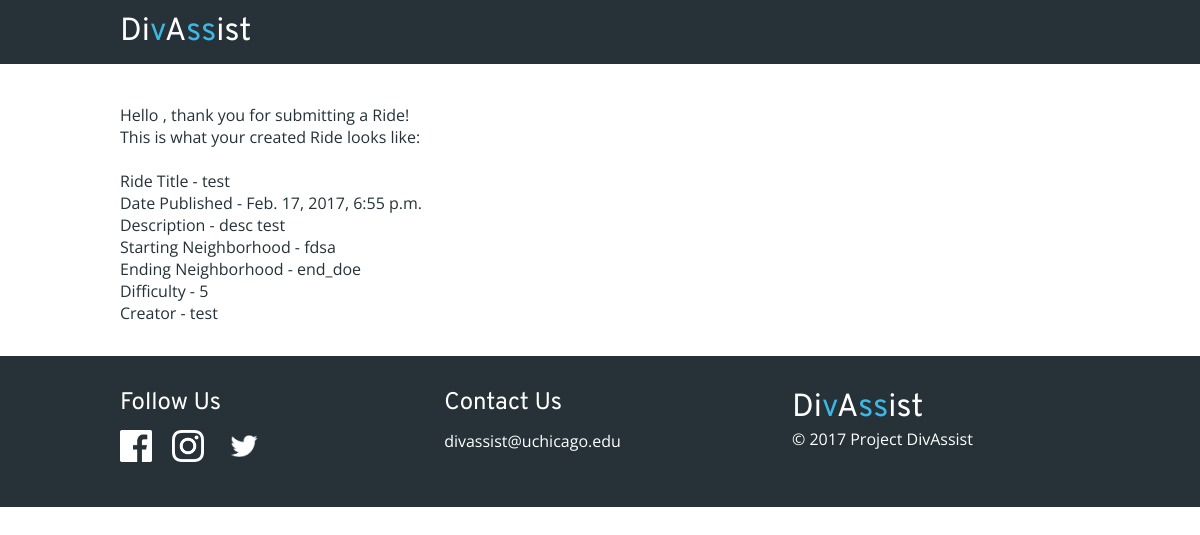
The page /rides/ride_created/ on the database as committed earlier.
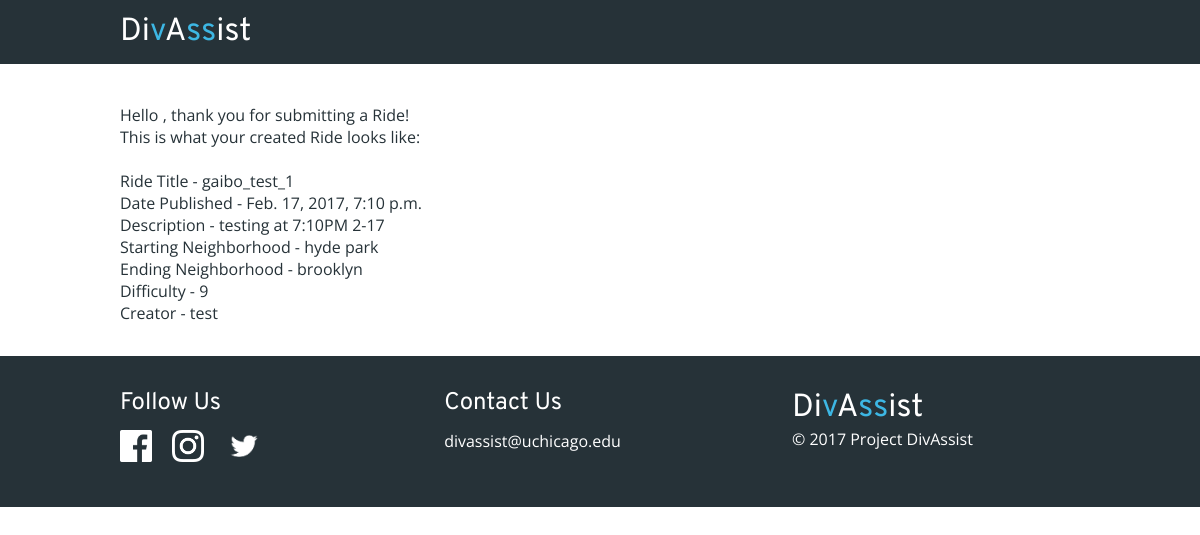
The same page on the database as committed later.
### divassist_web/models.py (models this page shows)
class Ride(models.Model):
    title_text = models.CharField(max_length=200)
    pub_date = models.DateTimeField('date published')
    desc_text = models.CharField('description', max_length=2000)
    s_neighborhood = models.CharField('start neighborhood', max_length=200)
    e_neighborhood = models.CharField('end neighborhood', max_length=200)
    difficulty = models.IntegerField()
    owner = models.ForeignKey(User)

### divassist_web/views.py (the view)
# urls.py: url(r'^rides/ride_created/$', ride_created),
def ride_created(request):
    return render(request, 'divassist_web/rides/ride_created.html', {
        'user': request.user,
        'ride': Ride.objects.last()
    })

### divassist_web/templates/divassist_web/rides/ride_created.html (shortened to what this page needs)
{% extends "base.html" %}
{% block content %}
    <p>Hello {{ user.username }}, thank you for submitting a Ride!</p>
    <p>This is what your created Ride looks like:</p>
    <br>
    <p>Ride Title - {{ ride.title_text }}</p>
    <p>Date Published - {{ ride.pub_date }}</p>
    <p>Description - {{ ride.desc_text }}</p>
    <p>Starting Neighborhood - {{ ride.s_neighborhood }}</p>
    <p>Ending Neighborhood - {{ ride.e_neighborhood }}</p>
    <p>Difficulty - {{ ride.difficulty }}</p>
    <p>Creator - {{ ride.owner.username }}</p>
{% endblock %}

Rows that differ between the two databases and show on the page:
no longer on this page (row unchanged): Ride: title_text "test", pub_date "Feb. 17, 2017, 6:55 p.m.", desc_text "desc test", s_neighborhood "fdsa", e_neighborhood "end_doe", difficulty "5", owner.username "test"
added Ride: title_text "gaibo_test_1", pub_date "Feb. 17, 2017, 7:10 p.m.", desc_text "testing at 7:10PM 2-17", s_neighborhood "hyde park", e_neighborhood "brooklyn", difficulty "9", owner.username "test"
